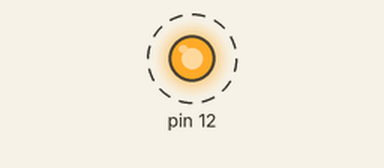
Recording of a sketch running on a simulated Arduino Uno, built with avr-gcc and run on an emulated ATmega328P. Shown: output pins drawn as LEDs (lit = HIGH). Dashed ring = blinking.

Above: at 0.5 s.
Timing chart, 0 to 4.6 s (numbered marks = the images above):
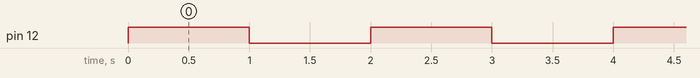

The sketch:

Code_For_Test_B0049.ino
```cpp
// the setup function runs once when you press reset or power the board
void setup() {
  // initialize digital pin 13 as an output.
  pinMode(MISO, OUTPUT);
}

// the loop function runs over and over again forever
void loop() {
  digitalWrite(MISO, HIGH); // turn the LED on (HIGH is the voltage level)
  delay(1000); // wait for a second
  digitalWrite(MISO, LOW); // turn the LED off by making the voltage LOW
  delay(1000); // wait for a second
}
```

Measured:
- by itself, pin 12: alternates HIGH for 1.0 s and LOW for 1.0 s
